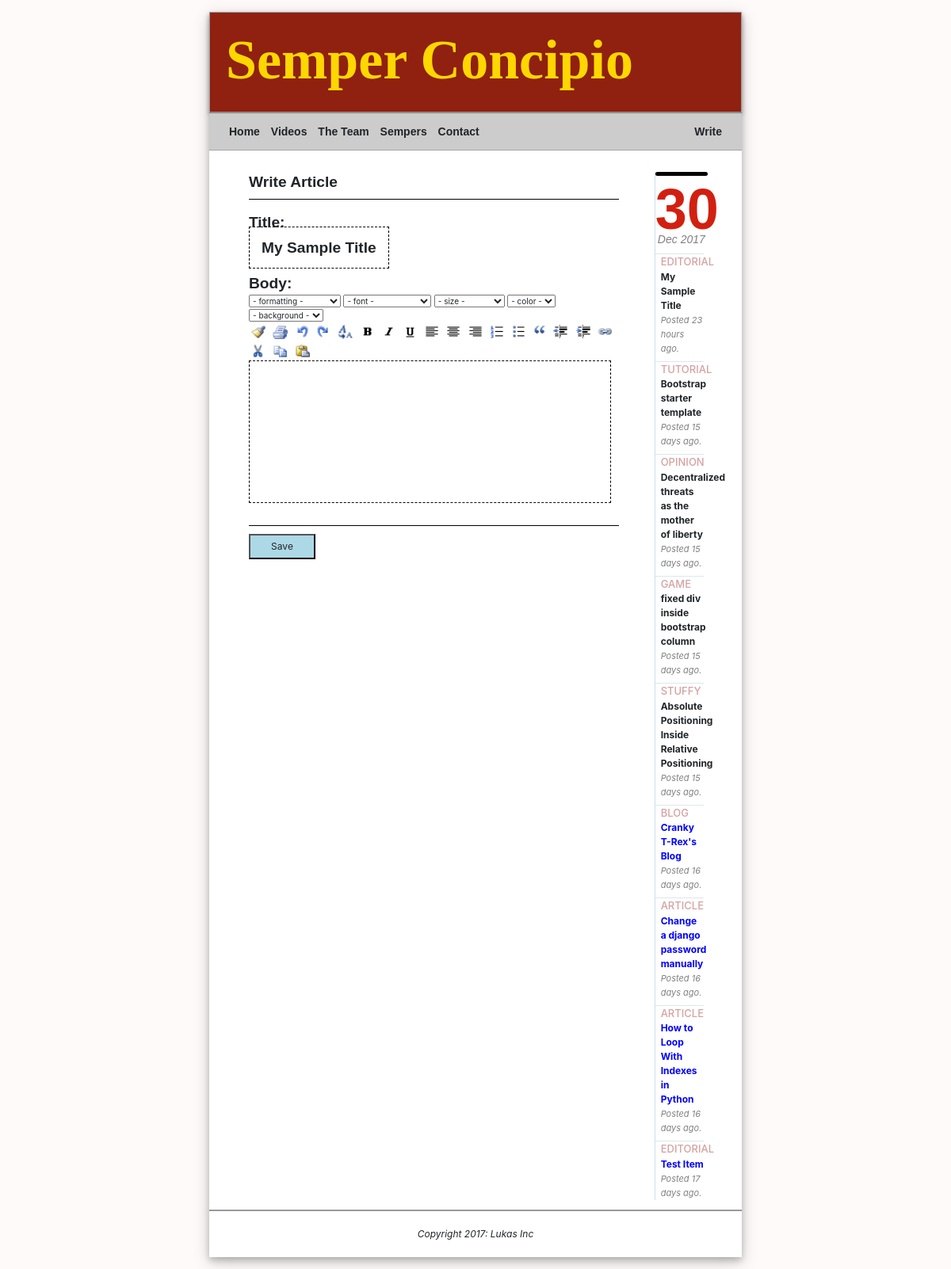
The page /write/ on the database as committed earlier.
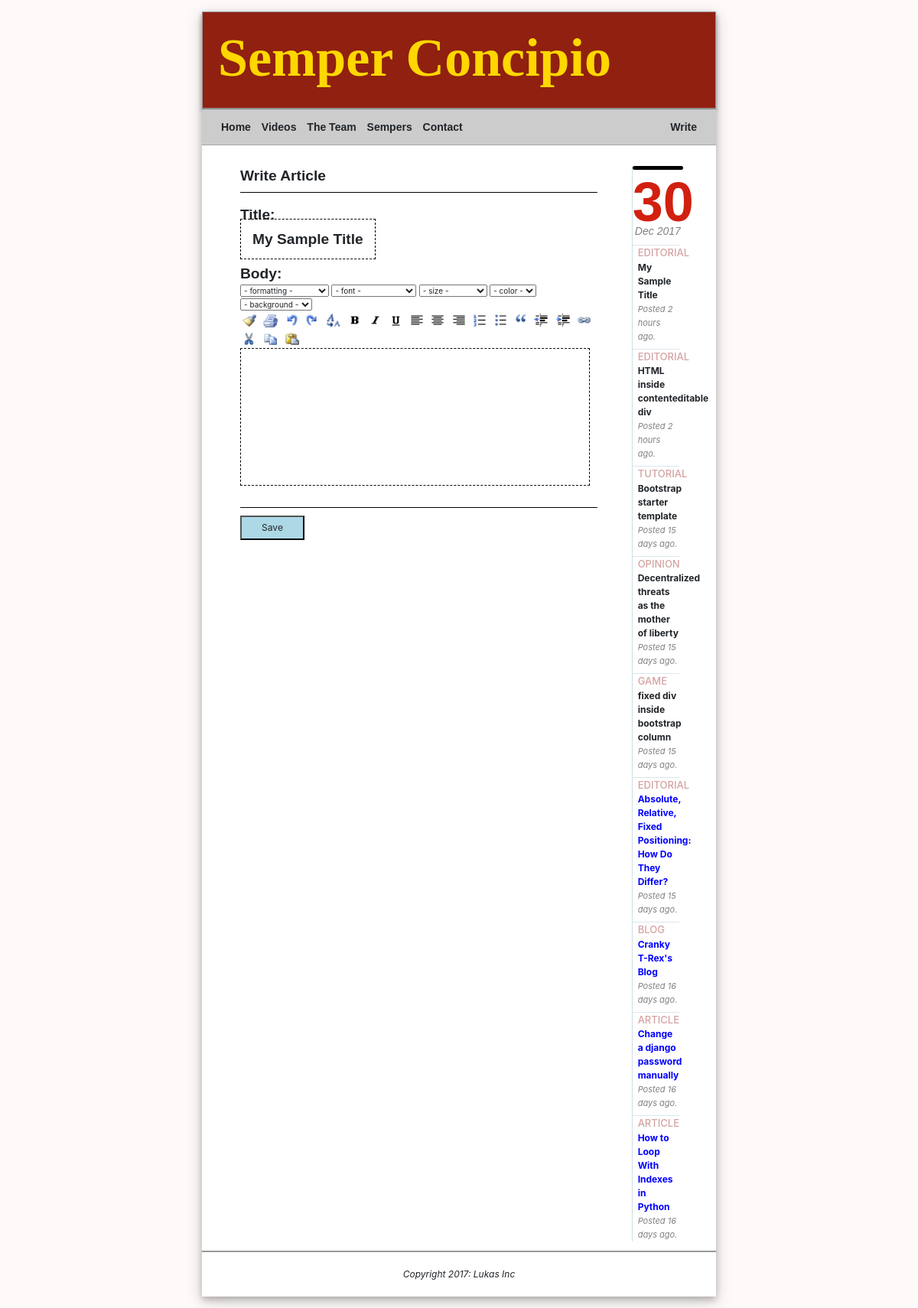
The same page on the database as committed later.
### SemperNewsApp/models.py (models this page shows, shortened)
class NewsItem(models.Model):
    title = models.CharField(max_length=255)
    type = models.CharField(max_length=30)
    article = models.TextField()
    created_at = models.DateTimeField(auto_now_add=True)
    updated_at = models.DateTimeField(auto_now=True)
    thumbnail_path = models.CharField(max_length=255,default='')
    timeDiff = ''
    writer = models.ForeignKey(WriterItem,default=1)

### SemperNewsApp/views.py (the view)
# urls.py: url(r'^write/$', views.write,name='write'),
def write(request):
    newsItems = getCurrentNewsItems()
    return render(request, 'writearticle.html', {'currentDay' : timezone.now().strftime("%m"),
                                          'currentMonth' : timezone.now().strftime("%m"),
                                          'currentYear' : timezone.now().strftime("%m"),
                                          'newsItems' : newsItems,
                                          })

### SemperNewsApp/templates/writearticle.html (shortened to what this page needs)
{% extends "base.html" %}
{% load static %}
{% block content %}
<div style="width:100%;border-bottom:black 1px solid;">
    <h1 style="margin-bottom:10px;">Write Article</h1>
</div>
<br/>
<h1 style="margin-bottom:10px;">Title:</h1>
<h1><span contenteditable="true" id="write_articleheader" class="write_editable"
          style="padding-left:15px;padding-right:15px; ">My Sample Title</span></h1>
<br/>
<h1 style="margin-bottom:2px;">Body:</h1>
<div id="toolBar1">
    <select name = "menustuff" onchange="formatDoc('formatblock',this[this.selectedIndex].value);">
        <option value="dd" selected>- formatting -</option>
    </select>
    <select onchange="formatDoc('fontname',this[this.selectedIndex].value);">
        <option class="heading" selected>- font -</option>
    </select>
    <select onchange="formatDoc('fontsize',this[this.selectedIndex].value);">
        <option class="heading" selected>- size -</option>
    </select>
    <select onchange="formatDoc('forecolor',this[this.selectedIndex].value);">
        <option class="heading" selected>- color -</option>
    </select>
    <select onchange="formatDoc('backcolor',this[this.selectedIndex].value);">
        <option class="heading" selected>- background -</option>
    </select>
</div>
<div id="toolBar2">
    <img class="intLink" title="Clean" onclick="if(validateMode()&&confirm('Are you sure?')){oDoc.innerHTML=sDefTxt};"
/>
    <img class="intLink" title="Print" onclick="printDoc();"
>
    <img class="intLink" title="Undo" onclick="formatDoc('undo');"
/>
    <img class="intLink" title="Redo" onclick="formatDoc('redo');"
/>
    <img class="intLink" title="Remove formatting" onclick="formatDoc('removeFormat')"
>
    <img class="intLink" title="Bold" onclick="formatDoc('bold');"
/>
    <img class="intLink" title="Italic" onclick="formatDoc('italic');"
/>
    <img class="intLink" title="Underline" onclick="formatDoc('underline');"
/>
    <img class="intLink" title="Left align" onclick="formatDoc('justifyleft');"
/>
    <img class="intLink" title="Center align" onclick="formatDoc('justifycenter');"
/>
    <img class="intLink" title="Right align" onclick="formatDoc('justifyright');"
/>
    <img class="intLink" title="Numbered list" onclick="formatDoc('insertorderedlist');"
/>
    <img class="intLink" title="Dotted list" onclick="formatDoc('insertunorderedlist');"
/>
    <img class="intLink" title="Quote" onclick="formatDoc('formatblock','blockquote');"
/>
    <img class="intLink" title="Delete indentation" onclick="formatDoc('outdent');"
/>
    <img class="intLink" title="Add indentation" onclick="formatDoc('indent');"
/>
    <img class="intLink" title="Hyperlink"
         onclick="var sLnk=prompt('Write the URL here','http:\/\/');if(sLnk&&sLnk!=''&&sLnk!='http://'){formatDoc('createlink',sLnk)}"
/>
    <img class="intLink" title="Cut" onclick="formatDoc('cut');"
/>
    <img class="intLink" title="Copy" onclick="formatDoc('copy');"
/>
    <img class="intLink" title="Paste" onclick="formatDoc('paste');"
/>
</div>
<div id="write_articlebody" class="write_editable" contenteditable="true">
</div>
<br>
<div style="width:100%;border-bottom:black 1px solid;margin-bottom:10px;">
</div>
<button id="savebutton" onclick="postArticle()">Save</button>
{% endblock %}

### SemperNewsApp/templates/base.html (shortened to what this page needs)
{% load static %}
<!DOCTYPE html>
<html>
<head lang="en">
    <link rel="stylesheet" href='{% static "css/bootstrap.min.css" %}'/>
    <link rel="stylesheet" href='{% static "css/bootstrap-grid.min.css" %}'/>
    <link rel="stylesheet" href='{% static "css/bootstrap-reboot.min.css" %}'/>
    <link rel="stylesheet" href='{% static "css/blockmodel.css" %}'/>
</head>
<body id="main_body" onload="ondocload();">
<div id="wrapper">
    <div class="container-fluid" id="main_page">
        <div class="row">
            <div class="col-12" id="menuwrapper">
                <header id="main_header">
                    <a href="{% url 'index' %}">
                        <h1 id="main_title">Semper Concipio</h1>
                    </a>
                </header>
                <nav id = "main_menu">
                    <ul style="width:100%">
                        <li>Home</li>
                        <li>Videos</li>
                        <li>The Team</li>
                        <li>Sempers</li>
                        <li>Contact</li>
                        <li style="float:right"><a href="{% url 'write' %}">Write</a></li>
                    </ul>
            </nav>
            </div>
        </div>
        <div class="row" style="margin-left:5px;margin-right:5px">
            <div class="col-xl-10 col-lg-10 col-md-12 col-12">
                <div class="container" style="margin-top:29px;margin-bottom:10px">
                    {% block content %}
                    {% endblock %}
                </div>
            </div>
            <div class="col-2 hidden-sm hidden-xs hidden-md">
                <aside id="newssummary">
                    <header>
                        <h1 id="newssummaryheader">{% now "d" %}</h1>
                        <p id="newssummarysubtitle">{% now "M" %} {% now "Y" %}</p>
                    </header>
                    <ul id="newssummarylist">
                        {% for newsItem in newsItems|slice:"0:5" %}
                        <li class="newssummarylistitem">
                            <a href="{% url 'article' newsItem.id %}">
                                <div>
                                    <span>{{ newsItem.type | upper }}</span><br/>
                                    <b>{{ newsItem.title }}</b><br/>
                                    <em>Posted {{ newsItem.timeDiff }} ago. </em><br/>
                                </div>
                            </a>
                        </li>
                        {% endfor %}
                        {% for newsItem in newsItems|slice:"6:10" %}
                        <li class="newssummarylistitem hidden_on_small" >
                            <a href="{% url 'article' newsItem.id %}">
                                <div>
                                    <span>{{ newsItem.type | upper }}</span><br/>
                                    <b>{{ newsItem.title }}</b><br/>
                                    <em>Posted {{ newsItem.timeDiff }} ago. </em><br/>
                                </div>
                            </a>
                        </li>
                        {% endfor %}
                    </ul>
                </aside>
            </div>
        </div>
        <div class="row">
            <div id="main_footer" class="col-12">
                <em> Copyright 2017: Lukas Inc</em>
            </div>
        </div>
    </div>
</div>
</body>
</html>

Rows that differ between the two databases and show on the page:
removed NewsItem: type "EDITORIAL", title "My Sample Title", timeDiff "23 hours", shown under "30"
no longer on this page (row unchanged): NewsItem: type "STUFFY", title "Absolute Positioning Inside Relative Positioning", timeDiff "15 days", shown under "30"
no longer on this page (row unchanged): NewsItem: type "EDITORIAL", title "Test Item", timeDiff "17 days"
added NewsItem: type "EDITORIAL", title "My Sample Title", timeDiff "2 hours", shown under "30"
added NewsItem: type "EDITORIAL", title "HTML inside contenteditable div", timeDiff "2 hours", shown under "30"
now on this page (row unchanged): NewsItem: type "EDITORIAL", title "Absolute, Relative, Fixed Positioning: How Do They Differ?", timeDiff "15 days"
